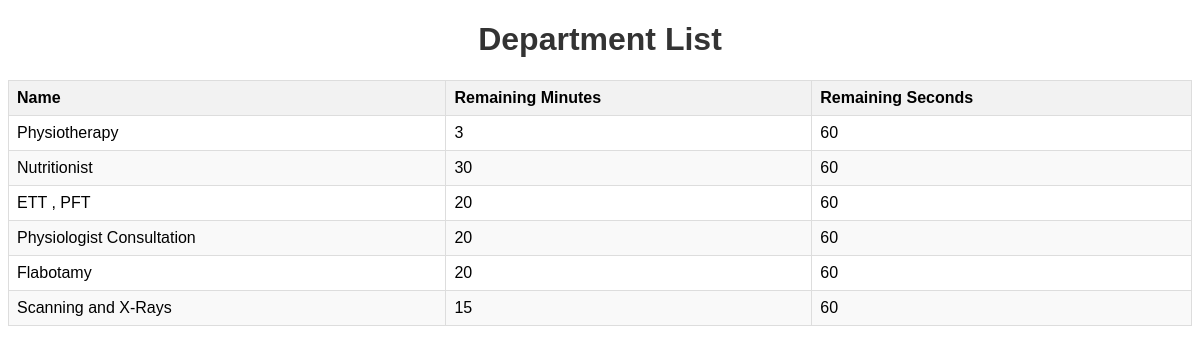
The page /d/ on the database as committed earlier.
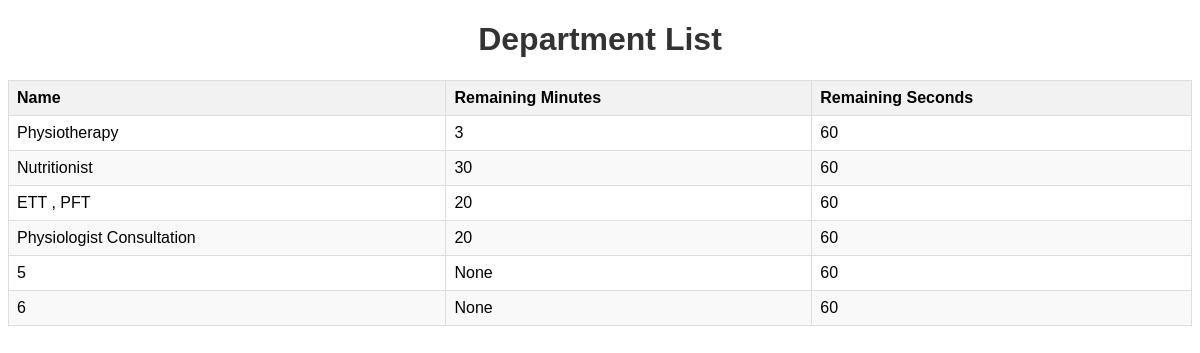
The same page on the database as committed later.
### app/models.py (models this page shows, shortened)
class Department(models.Model):
    name = models.CharField(max_length=100)
    oncurepackage = models.ForeignKey(Oncurepackages, related_name='departments', on_delete=models.CASCADE)
    remaining_minutes=models.IntegerField(null=True,blank=True)
    remaining_seconds=models.IntegerField(default=60)

### app/utilities.py (the view)
# urls.py: path('d/', department_list, name='department_list'),
def department_list(request):
    obj=Oncurepackages.objects.get(name="Wellcure Complete Assessment")
    departments = Department.objects.all().filter(oncurepackage=obj)
    return render(request, 'new/dep.html', {'departments': departments})

### templates/new/dep.html (shortened to what this page needs)
<!DOCTYPE html>
<html>
<head>
</head>
<body>
    <h1>Department List</h1>
    <table>
        <thead>
            <tr>
                <th>Name</th>
                <th>Remaining Minutes</th>
                <th>Remaining Seconds</th>
            </tr>
        </thead>
        <tbody>
            {% for department in departments %}
            <tr>
                <td>{{ department.name }}</td>
                <td>{{ department.remaining_minutes }}</td>
                <td>{{ department.remaining_seconds }}</td>
            </tr>
            {% endfor %}
        </tbody>
    </table>
</body>
</html>

Rows that differ between the two databases and show on the page:
removed Department: name "Flabotamy", remaining_minutes "20", remaining_seconds "60"
removed Department: name "Scanning and X-Rays", remaining_minutes "15", remaining_seconds "60"
added Department: name "5", remaining_minutes "None", remaining_seconds "60"
added Department: name "6", remaining_minutes "None", remaining_seconds "60"
